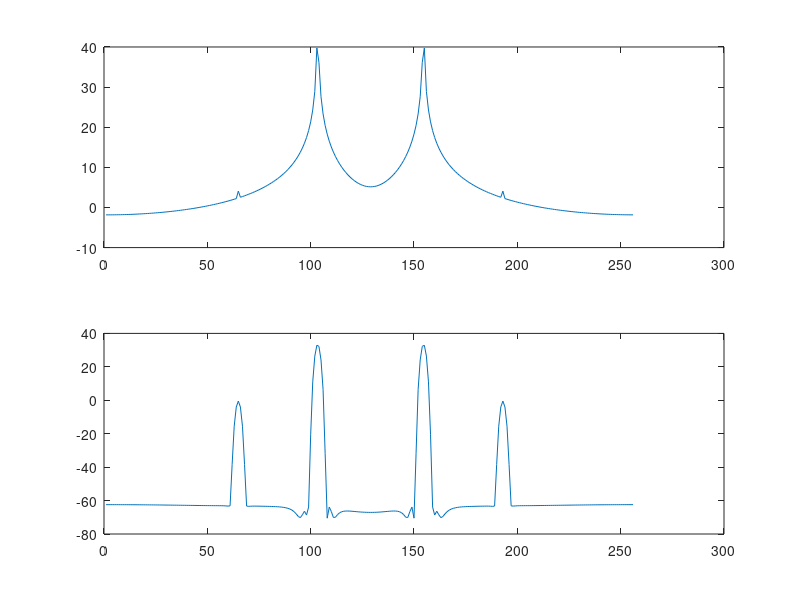

Source code (MATLAB):
clc;clear;
fs=80;
t=0:1/(200):1.5;
% x = cos(2*pi*fs*t);  %nTs = n*0.005
x = cos(2*pi*fs*t)+0.02*cos(2*pi*50*t);
% Y = wgn(1, length(x), 3, 'real');
x1 = x;%+Y;
x=x1(10:265);
L=length(x);  
win1=chebwin(L);
win2=boxcar(L);
s2 = x.*win1.';
figure(1)
subplot(2,1,1);
s1=(20*log10(abs(fft(x,256))));
plot(s1)
k2= find(abs(fft(x,256))==max(abs(fft(x,256))))

est_fs1 = 200/256*(k2-1)
subplot(2,1,2);
s2=20*log10((abs(fft(s2,256))));
plot(s2);
k1= find(abs(fft(s2,256))==max(abs(fft(s2,256))))
est_fs2 = 200/256*(k1-1)
